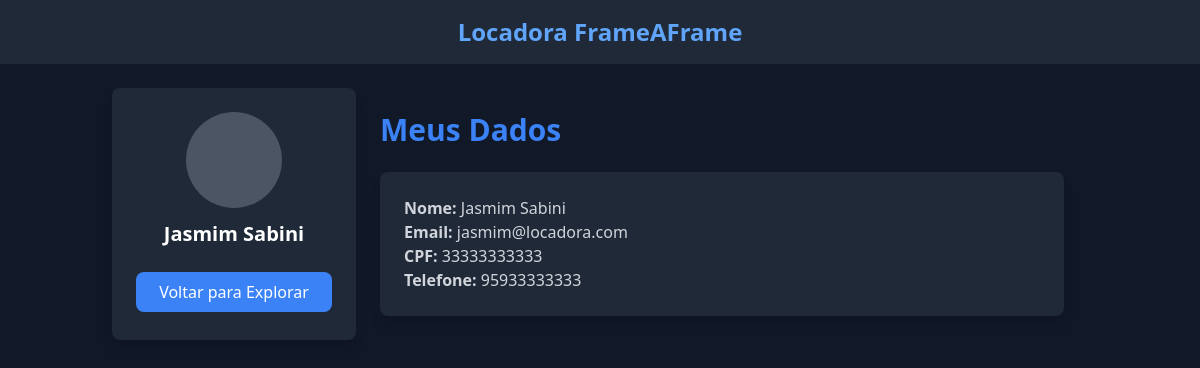
Screenshot of /meus_dados (signed in) with the database file from the repository.
### app/models.py (models this page shows, shortened)
class Usuario(db.Model, UserMixin):
    id = db.Column(db.Integer, primary_key=True)
    nome = db.Column(db.String(100), nullable=False)
    email = db.Column(db.String(120), unique=True, nullable=False)
    senha_hash = db.Column(db.String(256), nullable=False)
    is_admin = db.Column(db.Boolean, default=False)
    cliente = db.relationship(
        "Cliente", back_populates="usuario", uselist=False)

class Cliente(db.Model):
    id = db.Column(db.Integer, primary_key=True)
    usuario_id = db.Column(db.Integer, db.ForeignKey(
        "usuario.id"), nullable=False, unique=True)
    cpf = db.Column(db.String(11), unique=True, nullable=False)
    telefone = db.Column(db.String(20))
    usuario = db.relationship("Usuario", back_populates="cliente")
    locacoes = db.relationship("Locacao", backref="cliente", lazy="dynamic")

### app/routes/meus_dados.py (the view)
@meus_dados_bp.route("/meus_dados")
@login_required
def visualizar_dados():
    return render_template("meus_dados.html", usuario=current_user)

### app/__init__.py (called while the page is built)
@login_manager.user_loader
def load_user(user_id):
    from app.models import Usuario
    return Usuario.query.get(int(user_id))

### app/templates/meus_dados.html (shortened to what this page needs)
{% extends "base.html" %}
{% block content %}
<div class="flex">
    <div class="w-1/4 bg-gray-800 p-6 rounded-lg shadow-lg h-auto text-center">
        <div class="w-24 h-24 bg-gray-600 rounded-full mx-auto"></div>
        <h2 class="text-xl font-semibold text-white mt-3">{{ current_user.nome }}</h2>
        <div class="mt-6 space-y-4">
            <a href="{{ url_for('explorar.explorar_filmes') }}"
                class="block bg-blue-500 text-white px-4 py-2 rounded-lg hover:bg-blue-600">
                Voltar para Explorar
            </a>
        </div>
    </div>
    <div class="w-3/4 p-6">
        <h1 class="text-3xl font-bold text-blue-500">Meus Dados</h1>
        <div class="mt-6 bg-gray-800 p-6 rounded-lg shadow-lg">
            <p class="text-gray-300"><strong>Nome:</strong> {{ current_user.nome }}</p>
            <p class="text-gray-300"><strong>Email:</strong> {{ current_user.email }}</p>
            <p class="text-gray-300"><strong>CPF:</strong> {{ current_user.cliente.cpf }}</p>
            <p class="text-gray-300"><strong>Telefone:</strong> {{ current_user.cliente.telefone }}</p>
        </div>
    </div>
</div>
{% endblock %}

### rows the page displays
Usuario: nome "Jasmim Sabini", email "jasmim@locadora.com"
Cliente: cliente.cpf "33333333333", cliente.telefone "95933333333"
